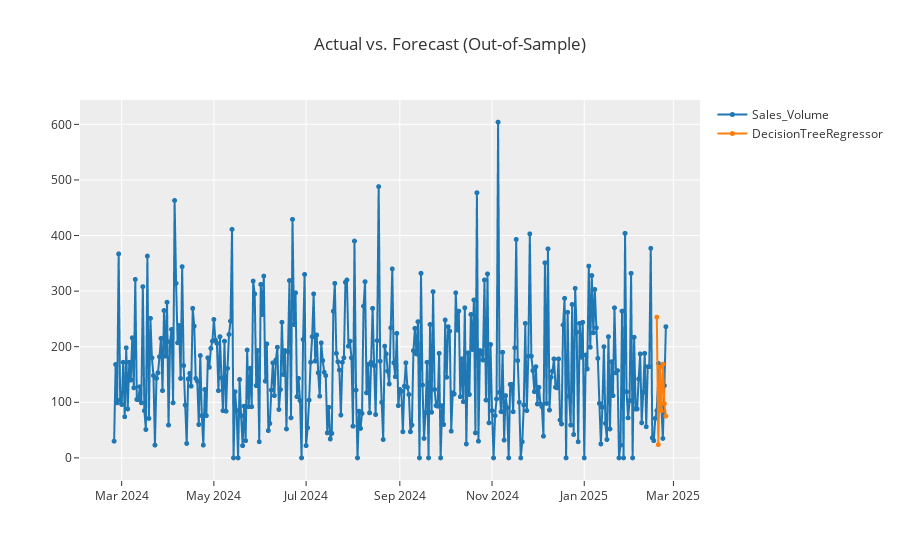

Notebook cell for this chart:
### Code cell
# Plot the out-of-sample forecasts
exp.plot_model(estimator=best_model)

### Figure 1 — Plotly figure (JSON) as saved in the notebook; plotly's stock layout.template omitted (floating-point values rounded to 4 significant figures; data arrays with more than 128 entries replaced by an {"elided": "..."} marker saying what was removed)
{"data": [{"line": {"color": "rgb(31, 119, 180)", "width": 2}, "marker": {"color": "rgb(31, 119, 180)", "size": 5}, "mode": "lines+markers", "name": "Sales_Volume", "type": "scattergl", "x": {"elided": "366 str values"}, "xaxis": "x", "y": {"elided": "366 int values"}, "yaxis": "y"}, {"line": {"color": "rgb(255, 127, 14)", "width": 2}, "marker": {"color": "rgb(255, 127, 14)", "size": 5}, "mode": "lines+markers", "name": "DecisionTreeRegressor", "type": "scattergl", "x": {"elided": "366 str values"}, "xaxis": "x", "y": {"elided": "366 float values"}, "yaxis": "y"}], "layout": {"showlegend": true, "title": {"text": "Actual vs. Forecast (Out-of-Sample)"}, "xaxis": {"anchor": "y", "domain": [0, 1]}, "yaxis": {"anchor": "x", "domain": [0, 1]}}}
